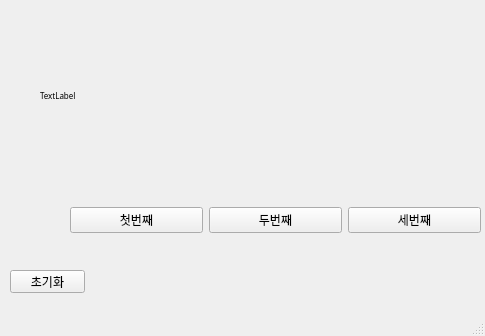
<?xml version="1.0" encoding="UTF-8"?>
<ui version="4.0">
 <class>MainWindow</class>
 <widget class="QMainWindow" name="MainWindow">
  <property name="geometry">
   <rect>
    <x>0</x>
    <y>0</y>
    <width>485</width>
    <height>336</height>
   </rect>
  </property>
  <property name="windowTitle">
   <string>MainWindow</string>
  </property>
  <widget class="QWidget" name="centralwidget">
   <widget class="QWidget" name="horizontalLayoutWidget">
    <property name="geometry">
     <rect>
      <x>70</x>
      <y>180</y>
      <width>411</width>
      <height>80</height>
     </rect>
    </property>
    <layout class="QHBoxLayout" name="horizontalLayout">
     <item>
      <widget class="QPushButton" name="pushButton_3">
       <property name="text">
        <string>첫번째</string>
       </property>
      </widget>
     </item>
     <item>
      <widget class="QPushButton" name="pushButton_2">
       <property name="text">
        <string>두번째</string>
       </property>
      </widget>
     </item>
     <item>
      <widget class="QPushButton" name="pushButton">
       <property name="text">
        <string>세번째</string>
       </property>
      </widget>
     </item>
    </layout>
   </widget>
   <widget class="QLabel" name="label">
    <property name="geometry">
     <rect>
      <x>40</x>
      <y>20</y>
      <width>411</width>
      <height>151</height>
     </rect>
    </property>
    <property name="font">
     <font>
      <family>맑은 고딕</family>
      <pointsize>6</pointsize>
      <weight>50</weight>
      <bold>false</bold>
     </font>
    </property>
    <property name="text">
     <string>TextLabel</string>
    </property>
   </widget>
   <widget class="QPushButton" name="pushButton_4">
    <property name="geometry">
     <rect>
      <x>10</x>
      <y>270</y>
      <width>75</width>
      <height>23</height>
     </rect>
    </property>
    <property name="text">
     <string>초기화</string>
    </property>
   </widget>
  </widget>
  <widget class="QMenuBar" name="menubar">
   <property name="geometry">
    <rect>
     <x>0</x>
     <y>0</y>
     <width>485</width>
     <height>21</height>
    </rect>
   </property>
  </widget>
  <widget class="QStatusBar" name="statusbar"/>
 </widget>
 <resources/>
 <connections>
  <connection>
   <sender>pushButton_3</sender>
   <signal>clicked()</signal>
   <receiver>MainWindow</receiver>
   <slot>firstClick()</slot>
   <hints>
    <hint type="sourcelabel">
     <x>112</x>
     <y>170</y>
    </hint>
    <hint type="destinationlabel">
     <x>138</x>
     <y>227</y>
    </hint>
   </hints>
  </connection>
  <connection>
   <sender>pushButton_2</sender>
   <signal>clicked()</signal>
   <receiver>MainWindow</receiver>
   <slot>secondClick()</slot>
   <hints>
    <hint type="sourcelabel">
     <x>240</x>
     <y>172</y>
    </hint>
    <hint type="destinationlabel">
     <x>264</x>
     <y>228</y>
    </hint>
   </hints>
  </connection>
  <connection>
   <sender>pushButton</sender>
   <signal>clicked()</signal>
   <receiver>MainWindow</receiver>
   <slot>thirdClick()</slot>
   <hints>
    <hint type="sourcelabel">
     <x>383</x>
     <y>166</y>
    </hint>
    <hint type="destinationlabel">
     <x>412</x>
     <y>227</y>
    </hint>
   </hints>
  </connection>
  <connection>
   <sender>pushButton_4</sender>
   <signal>clicked()</signal>
   <receiver>MainWindow</receiver>
   <slot>init()</slot>
   <hints>
    <hint type="sourcelabel">
     <x>89</x>
     <y>277</y>
    </hint>
    <hint type="destinationlabel">
     <x>137</x>
     <y>297</y>
    </hint>
   </hints>
  </connection>
 </connections>
 <slots>
  <slot>firstClick()</slot>
  <slot>secondClick()</slot>
  <slot>thirdClick()</slot>
  <slot>init()</slot>
 </slots>
</ui>
